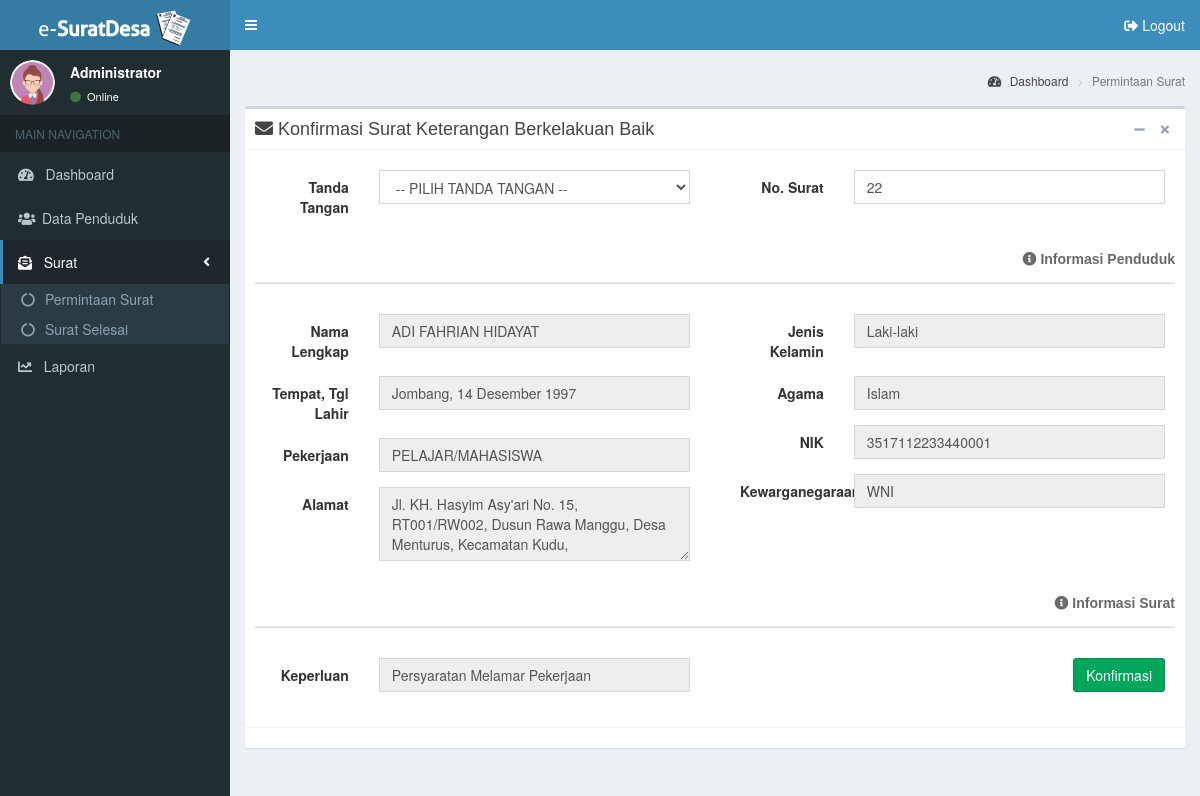
Page /admin/surat/permintaan_surat/konfirmasi/surat_keterangan_berkelakuan_baik/index.php?id=6 (signed in) on the committed database.
### tables this page shows
CREATE TABLE `surat_keterangan_berkelakuan_baik` (
  `id_skbb` int(11) NOT NULL,
  `jenis_surat` varchar(50) NOT NULL,
  `no_surat` varchar(20) DEFAULT NULL,
  `nik` varchar(20) NOT NULL,
  `keperluan` varchar(50) NOT NULL,
  `tanggal_surat` datetime NOT NULL DEFAULT current_timestamp(),
  `id_pejabat_desa` int(11) DEFAULT NULL,
  `status_surat` varchar(15) NOT NULL,
  `id_profil_desa` int(11) DEFAULT NULL
);

CREATE TABLE `penduduk` (
  `id_penduduk` int(11) NOT NULL,
  `nik` varchar(20) NOT NULL,
  `nama` varchar(100) NOT NULL,
  `tempat_lahir` varchar(50) NOT NULL,
  `tgl_lahir` date NOT NULL,
  `jenis_kelamin` varchar(10) NOT NULL,
  `agama` varchar(15) NOT NULL,
  `jalan` varchar(100) NOT NULL,
  `dusun` varchar(50) NOT NULL,
  `rt` varchar(5) NOT NULL,
  `rw` varchar(5) NOT NULL,
  `desa` varchar(50) NOT NULL,
  `kecamatan` varchar(50) NOT NULL,
  `kabupaten` varchar(50) NOT NULL,
  `no_kk` varchar(20) NOT NULL,
  `pend_kk` varchar(20) NOT NULL,
  `pend_terakhir` varchar(20) NOT NULL,
  `pekerjaan` varchar(50) NOT NULL,
  `status_perkawinan` varchar(20) NOT NULL,
  `status_dlm_keluarga` varchar(20) NOT NULL,
  `kewarganegaraan` varchar(5) NOT NULL,
  `nama_ayah` varchar(50) NOT NULL,
  `nama_ibu` varchar(50) NOT NULL
);

### admin/surat/permintaan_surat/konfirmasi/surat_keterangan_berkelakuan_baik/index.php (the view, shortened to what this page needs)
<?php
  include ('../../../../../config/koneksi.php');
  include ('../part/header.php');
  $id = $_GET['id'];
  $qCek = mysqli_query($connect,"SELECT penduduk.*, surat_keterangan_berkelakuan_baik.* FROM penduduk LEFT JOIN surat_keterangan_berkelakuan_baik ON surat_keterangan_berkelakuan_baik.nik = penduduk.nik WHERE surat_keterangan_berkelakuan_baik.id_skbb='$id'");
  while($row = mysqli_fetch_array($qCek)){
?>
<aside class="main-sidebar">
  <section class="sidebar">
    <div class="user-panel">
      <div class="pull-left image">
        <?php
          if(isset($_SESSION['lvl']) && ($_SESSION['lvl'] == 'Administrator')){
            echo '<img src="../../../../../assets/img/ava-admin-female.png" class="img-circle" alt="User Image">';
          }else if(isset($_SESSION['lvl']) && ($_SESSION['lvl'] == 'Kepala Desa')){
            echo '<img src="../../../../../assets/img/ava-kades.png" class="img-circle" alt="User Image">';
          }
        ?>
      </div>
      <div class="pull-left info">
        <p><?php echo $_SESSION['lvl']; ?></p>
        <a href="#"><i class="fa fa-circle text-success"></i> Online</a>
      </div>
    </div>
    <ul class="sidebar-menu" data-widget="tree">
      <li class="header">MAIN NAVIGATION</li>
      <li>
        <a href="../../../../dashboard/">
          <i class="fas fa-tachometer-alt"></i> <span>&nbsp;&nbsp;Dashboard</span>
        </a>
      </li>
      <li>
        <a href="../../../../penduduk/">
          <i class="fa fa-users"></i><span>&nbsp;Data Penduduk</span>
        </a>
      </li>
      <li class="active treeview">
        <a href="#">
          <i class="fas fa-envelope-open-text"></i> <span>&nbsp;&nbsp;Surat</span>
          <span class="pull-right-container"><i class="fa fa-angle-left pull-right"></i></span>
        </a>
        <ul class="treeview-menu">
          <li>
            <a href="../../../permintaan_surat/">
              <i class="fa fa-circle-notch"></i> Permintaan Surat
            </a>
          </li>
          <li>
            <a href="../../../surat_selesai/"><i class="fa fa-circle-notch"></i> Surat Selesai
            </a>
          </li>
        </ul>
      </li>
      <li>
        <a href="../../../../laporan/">
          <i class="fas fa-chart-line"></i> <span>&nbsp;&nbsp;Laporan</span>
        </a>
      </li>
    </ul>
  </section>
</aside>
<div class="content-wrapper">
  <section class="content-header">
    <h1>&nbsp;</h1>
    <ol class="breadcrumb">
      <li><a href="../../../../dashboard/"><i class="fa fa-tachometer-alt"></i> Dashboard</a></li>
      <li class="active">Permintaan Surat</li>
    </ol>
  </section>
  <section class="content">
    <div class="row">
      <div class="col-md-12">
        <div class="box box-default">
          <div class="box-header with-border">
            <h2 class="box-title"><i class="fas fa-envelope"></i> Konfirmasi Surat Keterangan Berkelakuan Baik</h2>
            <div class="box-tools pull-right">
              <button type="button" class="btn btn-box-tool" data-widget="collapse"><i class="fa fa-minus"></i></button>
              <button type="button" class="btn btn-box-tool" data-widget="remove"><i class="fa fa-remove"></i></button>
            </div>
          </div>
          <div class="box-body">
            <form class="form-horizontal" method="post" action="update-konfirmasi.php">
              <div class="row">
                <div class="col-md-6">
                  <div class="box-body">
                    <div class="form-group">
                      <label class="col-sm-3 control-label">Tanda Tangan</label>
                      <div class="col-sm-9">
                        <select name="ft_tangan" class="form-control" style="text-transform: uppercase;" required>
                          <option value="">-- Pilih Tanda Tangan --</option>
                        </select>
                      </div>
                    </div>
                  </div>
                </div>
                <div class="col-md-6">
                  <div class="box-body">
                    <div class="form-group">
                      <label class="col-sm-3 control-label">No. Surat</label>
                      <div class="col-sm-9">
                        <input type="text" name="fno_surat" value="<?php echo $row['no_surat']; ?>" class="form-control" placeholder="Masukkan No. Surat" required>
                      </div>
                    </div>
                  </div>
                </div>
              </div>
              <h5 class="box-title pull-right" style="color: #696969;"><i class="fas fa-info-circle"></i> <b>Informasi Penduduk</b></h5>
              <br><hr style="border-bottom: 1px solid #DCDCDC;">
              <div class="row">
                <div class="col-md-6">
                  <div class="box-body">
                    <div class="form-group">
                      <label class="col-sm-3 control-label">Nama Lengkap</label>
                      <div class="col-sm-9">
                        <input type="text" name="fnama" style="text-transform: uppercase;" value="<?php echo $row['nama']; ?>" class="form-control" readonly>
                      </div>
                    </div>
                    <?php
                      $tgl_lhr = date($row['tgl_lahir']);
                      $tgl = date('d ', strtotime($tgl_lhr));
                      $bln = date('F', strtotime($tgl_lhr));
                      $thn = date(' Y', strtotime($tgl_lhr));
                      $blnIndo = array(
                          'January' => 'Januari',
                          'February' => 'Februari',
                          'March' => 'Maret',
                          'April' => 'April',
                          'May' => 'Mei',
                          'June' => 'Juni',
                          'July' => 'Juli',
                          'August' => 'Agustus',
                          'September' => 'September',
                          'October' => 'Oktober',
                          'November' => 'November',
                          'December' => 'Desember'
                      );
                    ?>
                    <div class="form-group">
                      <label class="col-sm-3 control-label">Tempat, Tgl Lahir</label>
                      <div class="col-sm-9">
                        <input type="text" name="ft_lahir" style="text-transform: capitalize;" value="<?php echo $row['tempat_lahir'] . ", " . $tgl . $blnIndo[$bln] . $thn; ?>" class="form-control" readonly>
                      </div>
                    </div>
                    <div class="form-group">
                      <label class="col-sm-3 control-label">Pekerjaan</label>
                      <div class="col-sm-9">
                        <input type="text" name="fpekerjaan" style="text-transform: capitalize;" value="<?php echo $row['pekerjaan']; ?>" class="form-control" readonly>
                      </div>
                    </div>
                    <div class="form-group">
                      <label class="col-sm-3 control-label">Alamat</label>
                      <div class="col-sm-9">
                        <textarea rows="3" name="falamat" class="form-control" style="text-transform: capitalize;" readonly><?php echo $row['jalan'] . ", RT" . $row['rt'] . "/RW" . $row['rw'] . ", Dusun " . $row['dusun'] . ", Desa " . $row['desa'] . ", Kecamatan " . $row['kecamatan'] . ", " . $row['kota']; ?></textarea>
                      </div>
                    </div>
                  </div>
                </div>
                <div class="col-md-6">
                  <div class="box-body">
                    <div class="form-group">
                      <label class="col-sm-3 control-label">Jenis Kelamin</label>
                      <div class="col-sm-9">
                        <input type="text" name="fj_kelamin" value="<?php echo $row['jenis_kelamin']; ?>" class="form-control" readonly>
                      </div>
                    </div>
                    <div class="form-group">
                      <label class="col-sm-3 control-label">Agama</label>
                      <div class="col-sm-9">
                        <input type="text" name="fagama" style="text-transform: capitalize;" value="<?php echo $row['agama']; ?>" class="form-control" readonly>
                      </div>
                    </div>
                    <div class="form-group">
                      <label class="col-sm-3 control-label">NIK</label>
                      <div class="col-sm-9">
                        <input type="text" name="fnik" value="<?php echo $row['nik']; ?>" class="form-control" readonly>
                      </div>
                    </div>
                    <div class="form-group">
                      <label class="col-sm-3 control-label">Kewarganegaraan</label>
                      <div class="col-sm-9">
                        <input type="text" name="fkewarganegaraan" style="text-transform: uppercase;" value="<?php echo $row['kewarganegaraan']; ?>" class="form-control" readonly>
                      </div>
                    </div>
                  </div>
                </div>
              </div>
              <h5 class="box-title pull-right" style="color: #696969;"><i class="fas fa-info-circle"></i> <b>Informasi Surat</b></h5>
              <br><hr style="border-bottom: 1px solid #DCDCDC;">
              <div class="row">
                <div class="col-md-6">
                  <div class="box-body">
                    <div class="form-group">
                      <label class="col-sm-3 control-label">Keperluan</label>
                      <div class="col-sm-9">
                        <input type="text" name="fkeperluan" style="text-transform: capitalize;" value="<?php echo $row['keperluan']; ?>" class="form-control" readonly>
                      </div>
                    </div>
                  </div>
                </div>
                <div class="col-md-6">
                  <div class="box-body pull-right">
                    <input type="submit" name="submit" class="btn btn-success" value="Konfirmasi">
                  </div>
                </div>
              </div>
            </form>
          </div>
          <div class="box-footer">
          </div>
        </div>
      </div>
    </div>
  </section>
</div>
<?php
  }
  include ('../part/footer.php');
?>

### rows in the picture
surat_keterangan_berkelakuan_baik: fno_surat "22", fnama "Adi Fahrian Hidayat", ft_lahir "jombang, 14 Desember 1997", fpekerjaan "PELAJAR/MAHASISWA", falamat "jl. KH. hasyim asy'ari no. 15, RT001/RW002, Dusun Rawa Manggu, Desa menturus, Kecamatan kudu,", fj_kelamin "Laki-laki", fagama "Islam", fnik "3517112233440001", fkewarganegaraan "WNI", fkeperluan "Persyaratan Melamar Pekerjaan"
